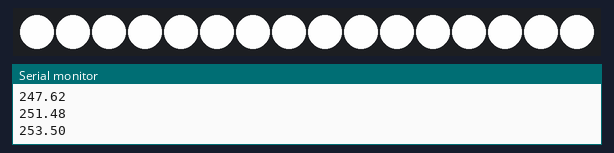
Recording of a sketch running on a simulated ESP8266 (NodeMCU). Shown: 16 RGB LEDs in strip order, left to right, the last lines printed to the serial monitor. Dim RGB values are drawn brighter than linear.

Above: at 5.02 s.
At 39.19 s:
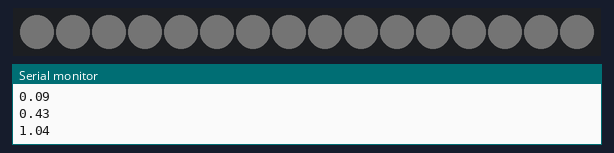

The sketch:

Breath.ino
```cpp
#include "neopixel.h"
#include <math.h>

// IMPORTANT: Set pixel COUNT, PIN and TYPE
#define PIXEL_PIN D0
#define PIXEL_COUNT 16
#define PIXEL_TYPE WS2812

Adafruit_NeoPixel strip = Adafruit_NeoPixel(PIXEL_COUNT, PIXEL_PIN, PIXEL_TYPE);

void setup() {

  Serial.begin( 9600 );

  strip.begin();
  strip.show(); // Initialize all pixels to 'off'
}

void loop() {

  breathe();
  delay( 50 );
}

/* Calc the sin wave for the breathing white led */
float breathe( ){

  float val = (exp(sin(millis()/2000.0*M_PI)) - 0.36787944)*108.0;
  Serial.println( val );

  uint16_t i;
  uint32_t c = strip.Color(val, val, val);

  for(i=0; i< strip.numPixels(); i++) {
    strip.setPixelColor(i, c );
  }
  strip.show();

}
```
